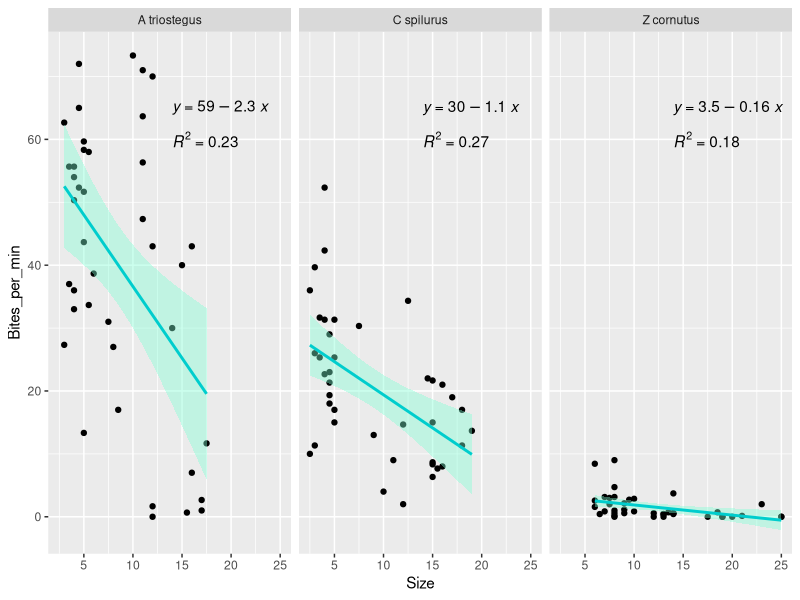
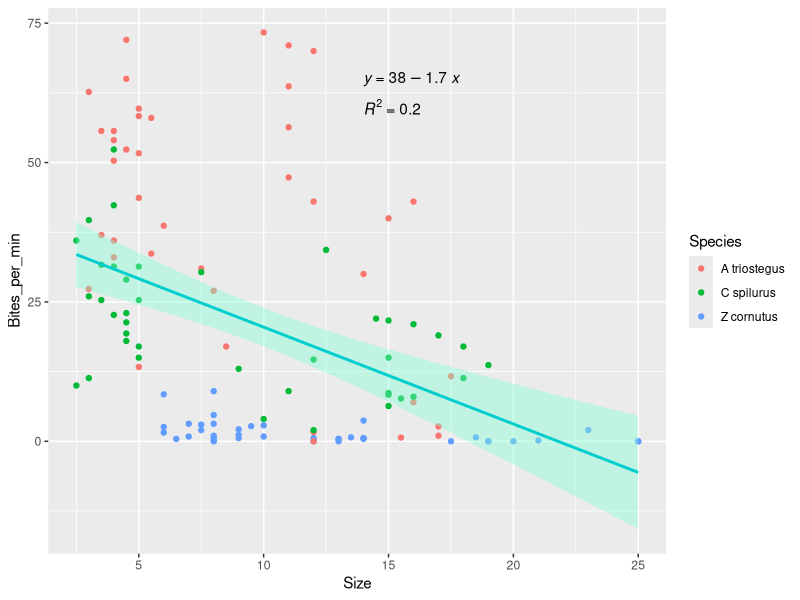
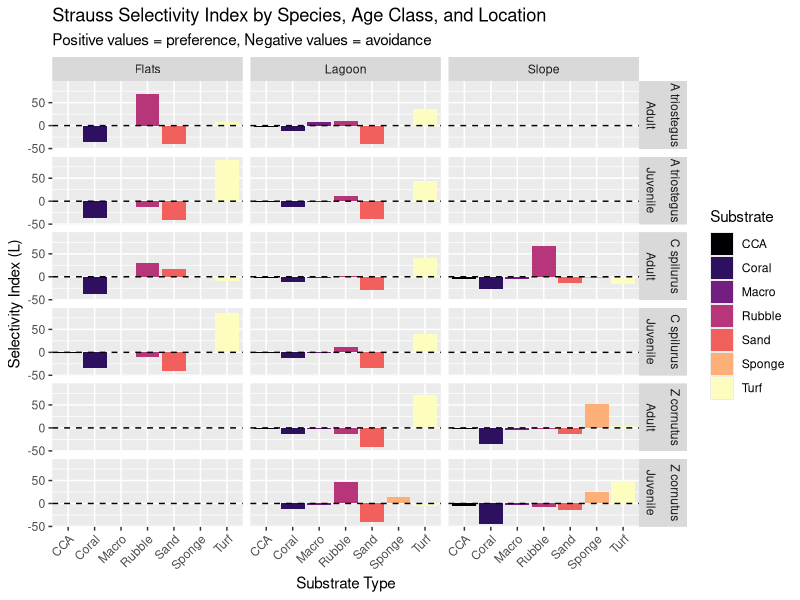
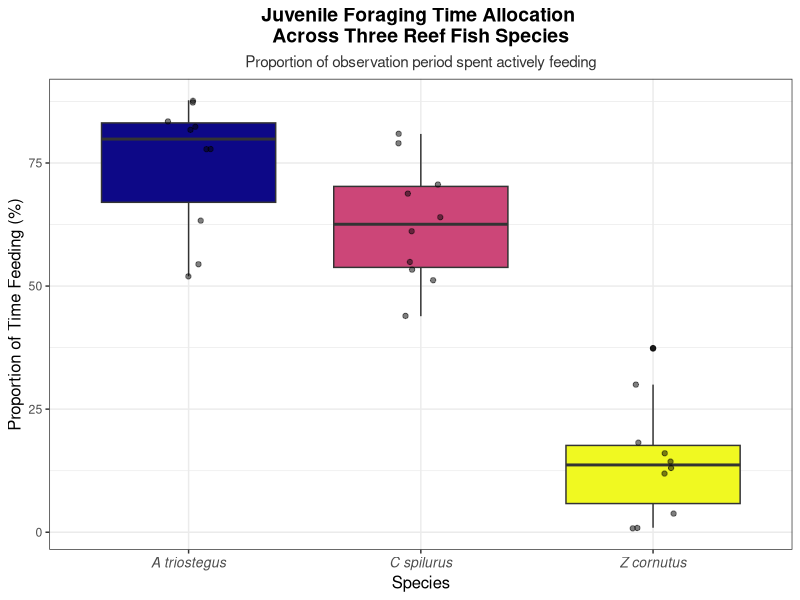
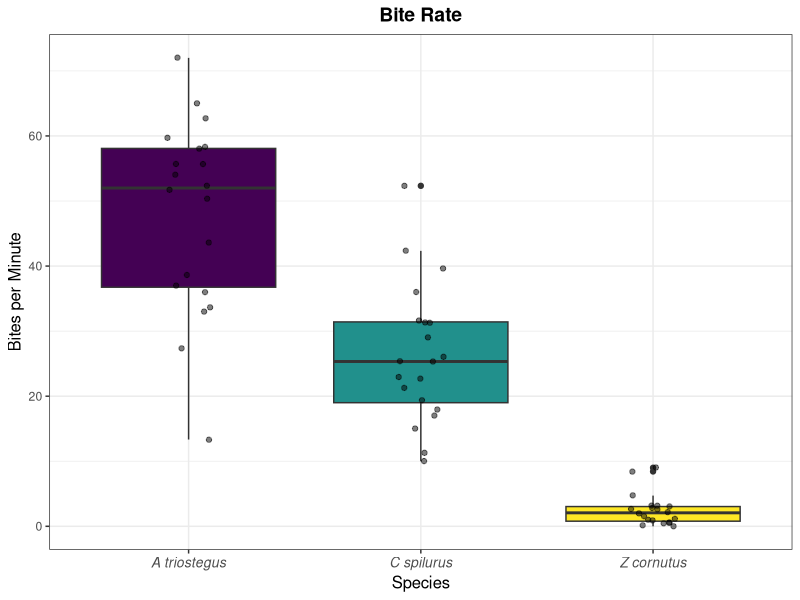
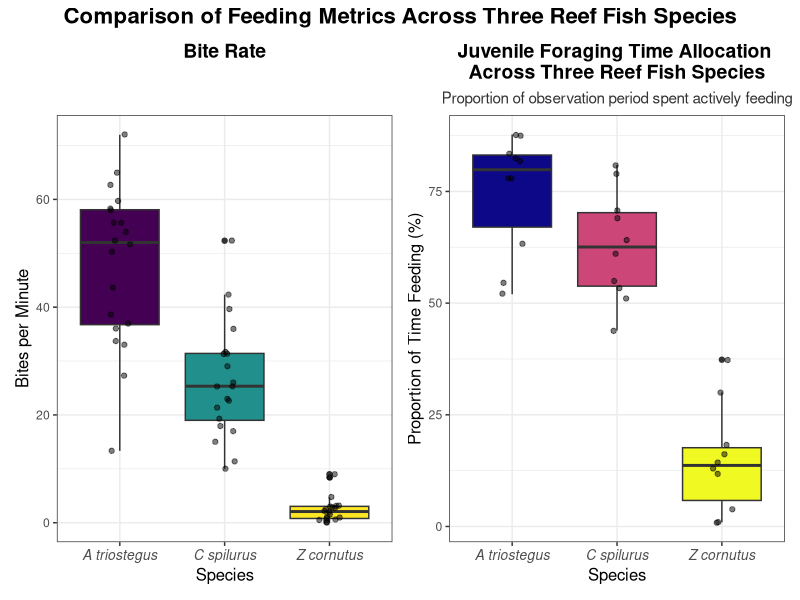
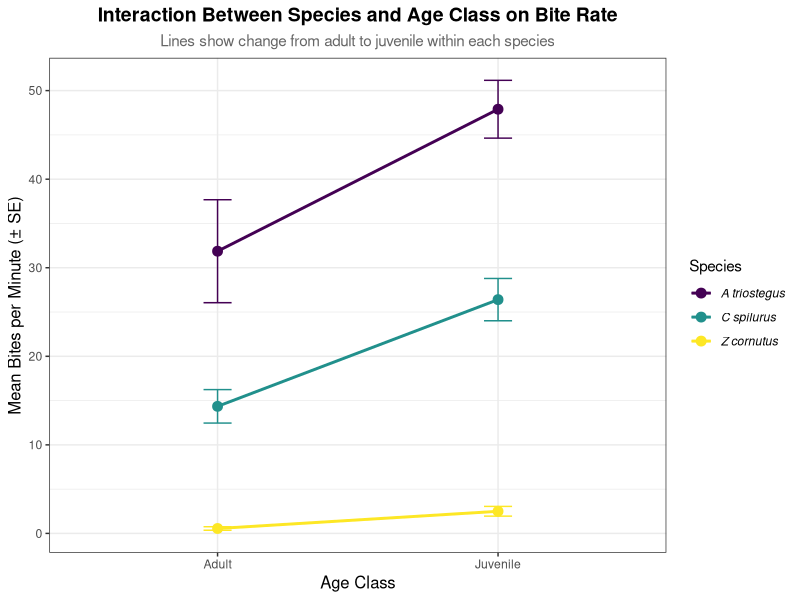
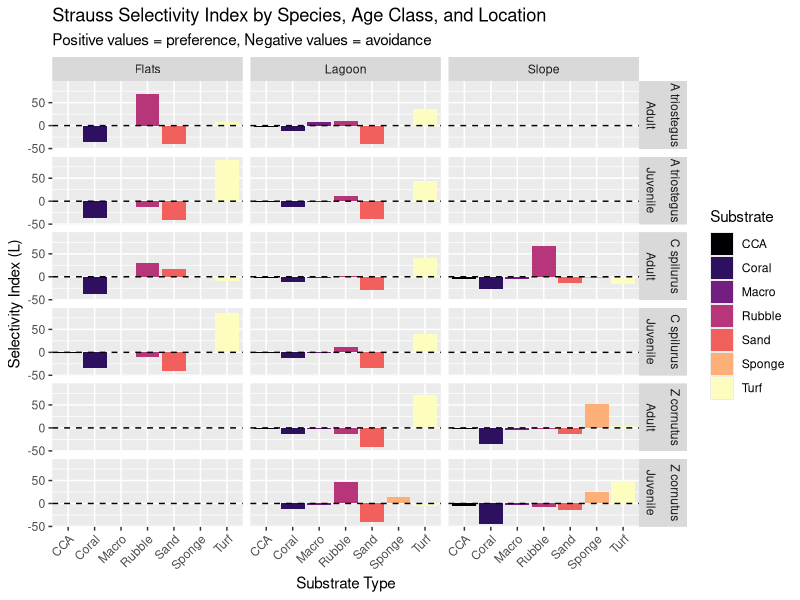

The R source for these figures, in order:
## ---- chunk 1
#| warning: false
#| message: false

library(tidyverse)
library(here)
library(ggpubr)
library(patchwork)



## ---- chunk 2
#| warning: false
#| message: false

Bites <- read_csv(here("Data", "Bite_Rates.csv")) %>%
  mutate(across(everything(), ~replace(., is.na(.), 0))) %>%
  mutate(Total_Bites = Coral_Bites + Rubble_Bites + Sand_Bites + Turf_Bites + Macro_Bites + CCA_Bites + Sponge_Bites) %>%
  mutate(Bites_per_min = case_when(
    Species %in% c("A triostegus",  "C spilurus") ~ Total_Bites / 3,
    Species == "Z cornutus" ~ Total_Bites / 7))

#######################################

Transects_raw<- read_csv(here("Data", "Transects.csv")) # read in transect data
substrate_availability<- Transects_raw %>% 
  # Select only the columns we need (column 12 has location names, 13-19 have percentages)
  # Use backticks ` ` because column names have spaces and % symbols
  select(Location = `...12`, # Column 12 (unnamed, so R calls it ...12) has "Slope", "Flat", "Lagoon"
         Coral_Avail = `% coral`, # Rename to simpler names without spaces
         Rubble_Avail = `% rubble`,
         Sand_Avail = `% sand`,
         Turf_Avail = `% turf`,
         Macro_Avail = `% macro`,
         CCA_Avail = `% CCA`,
         Sponge_Avail = `% sponge`) %>%
  filter(!is.na(Location)) %>% # Keep only rows where Location is not NA (removes all the empty rows)
  mutate(Location = case_when(Location == "Slope" ~ "S", # Change location names to match the Bites data (S, F, L instead of Slope, Flat, Lagoon)
                              Location == "Flat" ~ "F",
                              Location == "Lagoon" ~ "L"))
# view(substrate_availability)

#######################################

Time_Foraging<- read_csv(here("Data", "Time Foraging.csv")) 



# These are for when all of the transect data is inputted so we can run a Strauss Selectivity Test

Flats_Bites <- Bites %>%
  filter(Location == "F")

Slope_Bites <- Bites %>%
  filter(Location == "S")

Lagoon_Bites <- Bites %>%
  filter(Location == "L")


view(Bites)
view(Flats_Bites)
view(Slope_Bites)
view(Lagoon_Bites)
## ---- chunk 3
#| warning: false
#| message: false

LR1 <- ggplot(data = Bites, mapping = aes(x = Size, y = Bites_per_min)) +
  geom_point() +
  geom_smooth(method = "lm", se = TRUE, color = "cyan3", fill = "aquamarine") +
     stat_regline_equation(
    aes(label = ..eq.label..),
    label.x = 14, 
    label.y = 65 ) +
    stat_cor(
    aes(label = ..rr.label..),
    label.x = 14,
    label.y = 60) +
  facet_wrap(~ Species)

LR2 <- ggplot(data = Bites, mapping = aes(x = Size, y = Bites_per_min)) +
  geom_point(aes(color = Species)) +
  geom_smooth(method = "lm", se = TRUE, color = "cyan3", fill = "aquamarine") +
     stat_regline_equation(
    aes(label = ..eq.label..),
    label.x = 14, 
    label.y = 65 ) +
    stat_cor(
    aes(label = ..rr.label..),
    label.x = 14,
    label.y = 60)

LR1
LR2
## ---- chunk 4
#| warning: false
#| message: false

# Calculate Bite Proportions (What the fish are eating)
# Strauss formula: L = r - p 
# r = proportion of bites on each substrate (what they're eating)
# p = proportion available (what's there) — we have this in substrate_availability

# Calculate r
bite_proportions<- Bites %>% 
  group_by(Species, Age_Class, Location) %>%
  summarise( # sum up all bites for each substrate type within each group
    Coral_Bites = sum(Coral_Bites),
    Rubble_Bites = sum(Rubble_Bites),
    Sand_Bites = sum(Sand_Bites),
    Turf_Bites = sum(Turf_Bites),
    Macro_Bites = sum(Macro_Bites),
    CCA_Bites = sum(CCA_Bites),
    Sponge_Bites = sum(Sponge_Bites),
  Total_Bites = sum(Total_Bites), # calculate total bites acros all substrates 
  n_observations = n()) %>% # count how many fish observations are in each group 
  mutate( # calculate proportions = bites on substrate / total bites 
    Coral_Prop = (Coral_Bites / Total_Bites) * 100, # multiply by 100 to get % to match substrate_availability
    Rubble_Prop = (Rubble_Bites / Total_Bites) * 100,
    Sand_Prop = (Sand_Bites / Total_Bites) * 100,
    Turf_Prop = (Turf_Bites / Total_Bites) * 100,
    Macro_Prop = (Macro_Bites / Total_Bites) * 100,
    CCA_Prop = (CCA_Bites / Total_Bites) * 100,
    Sponge_Prop = (Sponge_Bites / Total_Bites) * 100)

#view(bite_proportions)

# Join Bite Proportions with substrate availability

strauss_data<- bite_proportions %>%
  left_join(substrate_availability, by = "Location") # connect two tables by "location" column 
# keep all rows from bite_proportions and add matching columns from substrate_availability
#view(strauss_data)

# Calculate L (strauss slectivity index) for each substrate
# L = r - p
# L = proportion of bites (what they ate) - proportion available (what was there)

strauss_results<- strauss_data %>%
  mutate(Coral_L = Coral_Prop - Coral_Avail,
         Rubble_L = Rubble_Prop - Rubble_Avail,
         Sand_L = Sand_Prop - Sand_Avail,
         Turf_L = Turf_Prop - Turf_Avail,
         Macro_L = Macro_Prop - Macro_Avail,
         CCA_L = CCA_Prop - CCA_Avail,
         Sponge_L = Sponge_Prop - Sponge_Avail)
strauss_results %>%
  select(Species, Age_Class, Location, # look at just selectivity results (L values)
         Coral_L, Rubble_L, Sand_L, Turf_L, Macro_L, CCA_L, Sponge_L)

# For reference: -value means fish avoid, +value means fish prefer
## ---- chunk 5
#| warning: false
#| message: false

# reshape data into long format for ggplot
strauss_long<- strauss_results%>%
  select(Species, Age_Class, Location,# select columns for plot
         Coral_L, Rubble_L, Sand_L, Turf_L, Macro_L, CCA_L, Sponge_L) %>%
  pivot_longer(cols = Coral_L:Sponge_L,# columns to resshape
               names_to = "Substrate", # new column name for substrate types
               values_to = "Selectivity") %>% # new column name for L values 
  mutate(Substrate = str_replace(Substrate, "_L", "")) %>% # clean substrate names ( remove "_L" from end of name)
  mutate(Location = case_when( # change location codes to full names for plot 
    Location == "F" ~ "Flats",
    Location == "L" ~ "Lagoon",
    Location == "S" ~ "Slope"))

# Plot

strauss_plot<- ggplot(data = strauss_long, # plot data 
                      aes(x = Substrate,
                          y = Selectivity,
                          fill = Substrate)) +
  geom_col()+ # bar plot
  geom_hline(yintercept = 0, linetype = "dashed", color = "black")+ # add horizontal reference line at 0 
  facet_grid(Species + Age_Class ~ Location)+ # create separate panels for each species and age class 
  scale_fill_viridis_d(option = "magma")+ # color blind friendly 
  theme(axis.text.x = element_text(angle = 45, hjust = 1))+ # rotate axis labels
  labs(title = "Strauss Selectivity Index by Species, Age Class, and Location",
       subtitle = "Positive values = preference, Negative values = avoidance",
       x = "Substrate Type",
       y = "Selectivity Index (L)",
       fill = "Substrate")
strauss_plot

ggsave(here("output", "strauss_plot.png"))
## ---- chunk 6
# comparing the substrate preference for juveniles and adults for the same species to answer hypothesis 2 better, only using preferences which came out to 3 per species

bite_proportions <- Bites %>%
  mutate(
    Coral_Prop   = (Coral_Bites   / Total_Bites) * 100,
    Rubble_Prop  = (Rubble_Bites  / Total_Bites) * 100,
    Sand_Prop    = (Sand_Bites    / Total_Bites) * 100,
    Turf_Prop    = (Turf_Bites    / Total_Bites) * 100,
    Macro_Prop   = (Macro_Bites   / Total_Bites) * 100,
    CCA_Prop     = (CCA_Bites     / Total_Bites) * 100,
    Sponge_Prop  = (Sponge_Bites  / Total_Bites) * 100
  )

# Join with substrate availability by location
strauss_data <- bite_proportions %>%
  left_join(substrate_availability, by = "Location")

# Calculate Strauss selectivity index (L = r - p) for each individual
strauss_results_indv <- strauss_data %>%
  mutate(
    Coral_L   = Coral_Prop   - Coral_Avail,
    Rubble_L  = Rubble_Prop  - Rubble_Avail,
    Sand_L    = Sand_Prop    - Sand_Avail,
    Turf_L    = Turf_Prop    - Turf_Avail,
    Macro_L   = Macro_Prop   - Macro_Avail,
    CCA_L     = CCA_Prop     - CCA_Avail,
    Sponge_L  = Sponge_Prop  - Sponge_Avail
  )

strauss_results_indv %>%
  select(Species, Age_Class, Location,
         Coral_L, Rubble_L, Sand_L, Turf_L, Macro_L, CCA_L, Sponge_L)

strauss_atrio <- strauss_results_indv %>%
  filter(Species == "A triostegus")
strauss_cspil <- strauss_results_indv %>%
  filter(Species == "C spilurus")
strauss_zcorn <- strauss_results_indv %>%
  filter(Species == "Z cornutus")

view(strauss_atrio)



t.test(Rubble_L ~ Age_Class, data = strauss_atrio)
t.test(Turf_L ~ Age_Class, data = strauss_atrio)
t.test(Macro_L ~ Age_Class, data = strauss_atrio)


t.test(Rubble_L ~ Age_Class, data = strauss_cspil)
t.test(Sand_L ~ Age_Class, data = strauss_cspil)
t.test(Turf_L ~ Age_Class, data = strauss_cspil)


t.test(Rubble_L ~ Age_Class, data = strauss_zcorn)
t.test(Turf_L ~ Age_Class, data = strauss_zcorn)
t.test(Sponge_L ~ Age_Class, data = strauss_zcorn)



## ---- chunk 7
#With this I will compare the substrate preferences of juveniles across species and adults across species
Juvenile <- strauss_results_indv %>% filter(Age_Class == "Juvenile") %>%
  drop_na()

Adult <- strauss_results_indv %>% filter(Age_Class == "Adult") %>%
  drop_na() 


#Juveniles
# Rubble_L
rubble_aov_j <- aov(Rubble_L ~ Species, data = Juvenile)
summary(rubble_aov_j)
TukeyHSD(rubble_aov_j)

# Sand_L
sand_aov_j <- aov(Sand_L ~ Species, data = Juvenile)
summary(sand_aov_j)
TukeyHSD(sand_aov_j)

# Turf_L
turf_aov_j <- aov(Turf_L ~ Species, data = Juvenile)
summary(turf_aov_j)
TukeyHSD(turf_aov_j)

# Macro_L
macro_aov_j <- aov(Macro_L ~ Species, data = Juvenile)
summary(macro_aov_j)
TukeyHSD(macro_aov_j)

# Sponge_L
sponge_aov_j <- aov(Sponge_L ~ Species, data = Juvenile)
summary(sponge_aov_j)
TukeyHSD(sponge_aov_j)



#Adults
# Rubble_L
rubble_aov <- aov(Rubble_L ~ Species, data = Adult)
summary(rubble_aov)
TukeyHSD(rubble_aov)

# Sand_L
sand_aov <- aov(Sand_L ~ Species, data = Adult)
summary(sand_aov)
TukeyHSD(sand_aov)

# Turf_L
turf_aov <- aov(Turf_L ~ Species, data = Adult)
summary(turf_aov)
TukeyHSD(turf_aov)

# Macro_L
macro_aov <- aov(Macro_L ~ Species, data = Adult)
summary(macro_aov)
TukeyHSD(macro_aov)

# Sponge_L
sponge_aov <- aov(Sponge_L ~ Species, data = Adult)
summary(sponge_aov)
TukeyHSD(sponge_aov)



## ---- chunk 8
# Let's see the mean bite rate for each species
Bites %>%
  group_by(Species) %>% # Group by species
  summarise(mean_bites = mean(Bites_per_min), # Calculate mean and standard deviation of bites per minute
            sd_bites = sd(Bites_per_min),
            n = n())

# One-way ANOVA: Does bite rate differ by species?
# aov() runs the ANOVA
# Formula format: continuous_variable ~ grouping_variable

bite_anova <- aov(Bites_per_min ~ Species, data = Bites)

# summary() shows the ANOVA results
summary(bite_anova)

# Which species are different from eachother?
# Tukey's Honest Significant Difference test
# compares every pair of species to each other

TukeyHSD(bite_anova)
## ---- chunk 9
# Two-way ANOVA: Does bite rate differ by species AND age class?
# The * between Species and Age_Class tests:
#   1. Main effect of Species
#   2. Main effect of Age_Class
#   3. Interaction between Species and Age_Class

bite_anova_2way <- aov(Bites_per_min ~ Species * Age_Class, data = Bites)

# View results
summary(bite_anova_2way)
## ---- chunk 10
# See mean bite rates for each species AND age class combination
Bites %>%
  group_by(Species, Age_Class) %>%
  summarise(
    mean_bites = mean(Bites_per_min),
    sd_bites = sd(Bites_per_min),
    n = n())
## ---- chunk 11
Time_Foraging_clean<- Time_Foraging %>% # clean the data 
  select( # Select and rename the columns
    Species,
    Size = `Size (cm)`,
    Age_Class = `Age Class`,
    Mean_Bout_Duration = `Mean Feeding Bout Duration (seconds)`,
    Bout_Frequency = `Feeding Bout Frequency (Mean per min)`,
    Prop_Time_Feeding = `Proportion of Time Feeding`)
Time_Foraging_clean

# Calculate mean proportion of time feeding for each sp- I know this is already in the data but just double checking 

Time_Foraging_clean %>%
  group_by(Species) %>%
  summarise(
    mean_prop_time = mean(Prop_Time_Feeding),
    sd_prop_time = sd(Prop_Time_Feeding),
    n = n())

# The pattern is the same as the Bite Rate data -> in table below

# Fix the spelling of C spillurus to match the Bite Rate data
Time_Foraging_clean <- Time_Foraging_clean %>%
  mutate(Species = case_when(Species == "C spillurus" ~ "C spilurus", # fix name 
    TRUE ~ Species))

# Verify the fix
Time_Foraging_clean %>%
  group_by(Species) %>%
  summarise(n = n()) # should be C spilurus w/ n=10

# One-way ANOVA: Does proportion of time feeding differ by species?
time_forage_anova <- aov(Prop_Time_Feeding ~ Species, data = Time_Foraging_clean)

# View results
summary(time_forage_anova)

# Tukey's test: Which species differ from each other?
TukeyHSD(time_forage_anova)

## ---- chunk 12
# T-test for A triostegus: Adults vs Juveniles
# t.test() compares the two age classes

t_test_atriostegus <- Bites %>%
  filter(Species == "A triostegus") %>%
  t.test(Bites_per_min ~ Age_Class, data = .) # data = . means "use the data that was piped in" 

# View result
t_test_atriostegus # results are significant 
## ---- chunk 13
# T-test for C spilurus: Adults vs Juveniles
t_test_cspil <- Bites %>%
  filter(Species == "C spilurus") %>%
  t.test(Bites_per_min ~ Age_Class, data = .)

# View result
t_test_cspil # results are significant 
## ---- chunk 14
# T-test for Z cornutus: Adults vs Juveniles
t_test_zcor<- Bites %>%
  filter(Species == "Z cornutus") %>%
  t.test(Bites_per_min ~ Age_Class, data = .)

# View result
t_test_zcor # results are significant
## ---- chunk 15
# Box plot of proportion of time feeding by species
# Box plot show the median, quartiles, and spread of data

time_forage_plot <- ggplot(data = Time_Foraging_clean, 
                            mapping = aes(x = Species, 
                                          y = Prop_Time_Feeding, 
                                          fill = Species)) +
  geom_boxplot() +
  geom_point(position = position_jitter(width = 0.1), alpha = 0.5) + # add individual data points on top of boxes and spread out 
  scale_fill_viridis_d(option = "plasma") +  # Colorblind-friendly palette
  labs(  # Add labels
    title = "Juvenile Foraging Time Allocation \nAcross Three Reef Fish Species",
    subtitle = "Proportion of observation period spent actively feeding",
    x = "Species",
    y = "Proportion of Time Feeding (%)") +
  theme_bw() +
  theme(legend.position = "none", # remove legend since species is already on x-axis
        plot.title = element_text(hjust = 0.5, face = "bold", size = 14), # center titles
        plot.subtitle = element_text(hjust = 0.5, size = 11, color = "gray20"),
    axis.title = element_text(size = 12), # make title larger
    axis.text.x = element_text(face = "italic", size = 10)) # italicize sp name 

# Display the plot
time_forage_plot
## ---- chunk 16
# Filter bite rate data to juveniles only
Bites_juveniles <- Bites %>%
  filter(Age_Class == "Juvenile")

# Box plot of bite rate by species (juveniles only)
bite_rate_plot <- ggplot(data = Bites_juveniles, 
                          mapping = aes(x = Species, 
                                        y = Bites_per_min, 
                                        fill = Species)) +
  geom_boxplot() +
  geom_point(position = position_jitter(width = 0.1), alpha = 0.5) +
  scale_fill_viridis_d(option = "viridis") +
  labs(
    title = "Bite Rate",
    x = "Species",
    y = "Bites per Minute") +
  theme_bw() +
  theme(
    legend.position = "none",
    plot.title = element_text(hjust = 0.5, face = "bold", size = 14),
    axis.title = element_text(size = 12),
    axis.text.x = element_text(face = "italic", size = 10))

# Display plot
bite_rate_plot
## ---- chunk 17
# Combine the two plots side by side

combined_plot <- bite_rate_plot + time_forage_plot +
  plot_annotation( # Add title for combined figure
    title = "Comparison of Feeding Metrics Across Three Reef Fish Species",
    theme = theme(
      plot.title = element_text(hjust = 0.5, face = "bold", size = 16)))

# Display the combined plot
combined_plot
## ---- chunk 18
# Interaction plot
# plot 2-way anova and t-test results: species differences and adult vs juvenile differences 
# calculate means and standard errors for each group

interaction_data <- Bites %>%
  group_by(Species, Age_Class) %>%  # Group by species and age class
  summarise( # Calculate mean, standard deviation, sample size, and standard error
    mean_bites = mean(Bites_per_min),
    sd_bites = sd(Bites_per_min),
    n = n(),
    se_bites = sd_bites / sqrt(n)) # Standard error = standard deviation divided by square root of n

# Look at data
interaction_data
## ---- chunk 19
# Interaction plot
interaction_plot <- ggplot(data = interaction_data, 
                            mapping = aes(x = Age_Class, 
                                          y = mean_bites, 
                                          color = Species,
                                          group = Species)) +
  geom_line(linewidth = 1) + # add lines connecting adult to juvenile for each species
  geom_point(size = 3) +  # Add points for each mean
  geom_errorbar(aes(ymin = mean_bites - se_bites, # Add error bars (mean ± standard error)
                    ymax = mean_bites + se_bites),
                width = 0.1) +
  scale_color_viridis_d(option = "viridis") + # Colorblind-friendly palette
  labs( # labels
    title = "Interaction Between Species and Age Class on Bite Rate",
    subtitle = "Lines show change from adult to juvenile within each species",
    x = "Age Class",
    y = "Mean Bites per Minute (± SE)",
    color = "Species") +
  theme_bw() +
  theme(
    plot.title = element_text(hjust = 0.5, face = "bold", size = 14),
    plot.subtitle = element_text(hjust = 0.5, size = 11, color = "gray40"),
    axis.title = element_text(size = 12),
    legend.text = element_text(face = "italic"))

# Display the plot
interaction_plot
